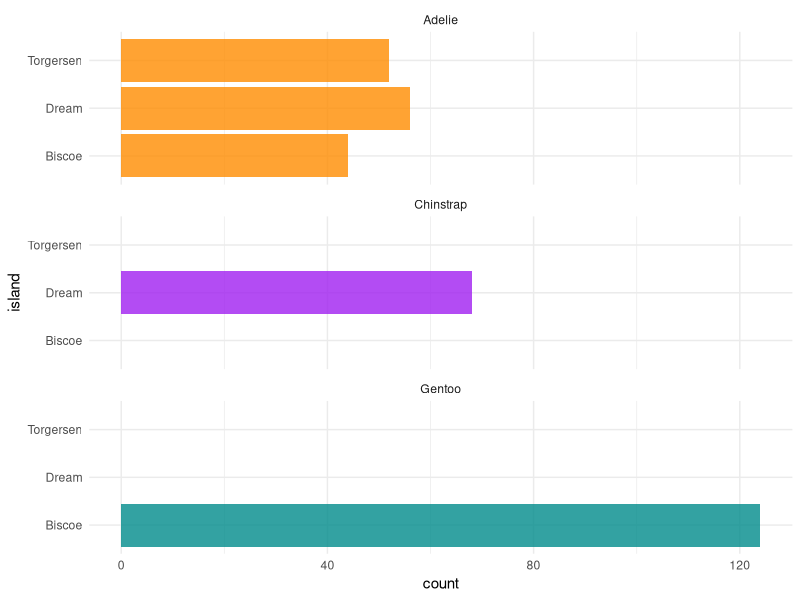
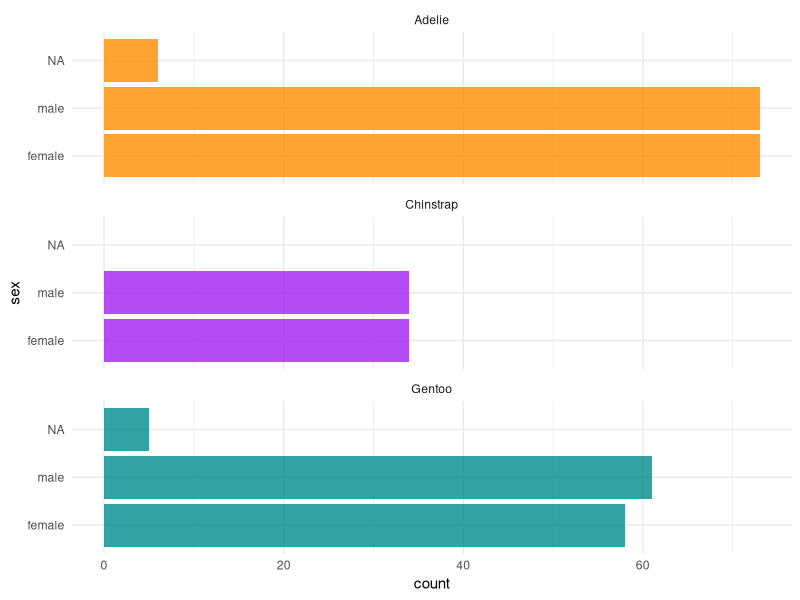
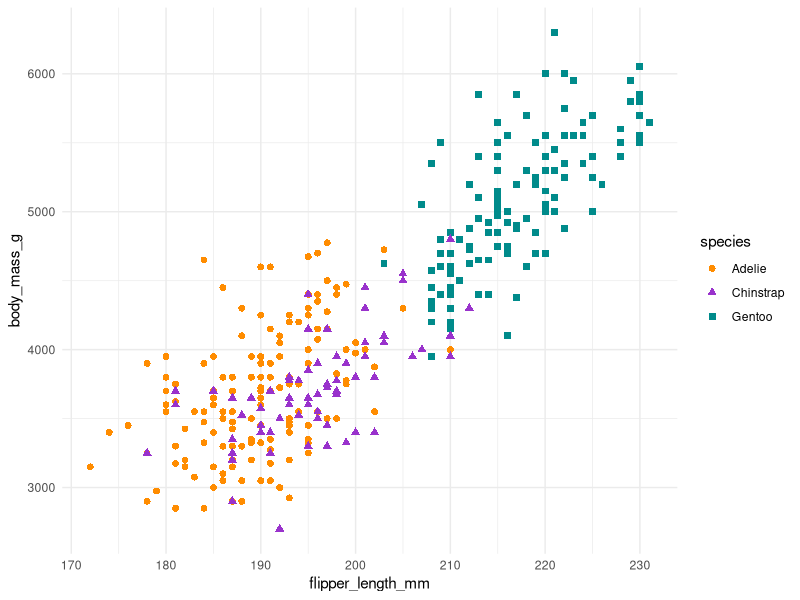
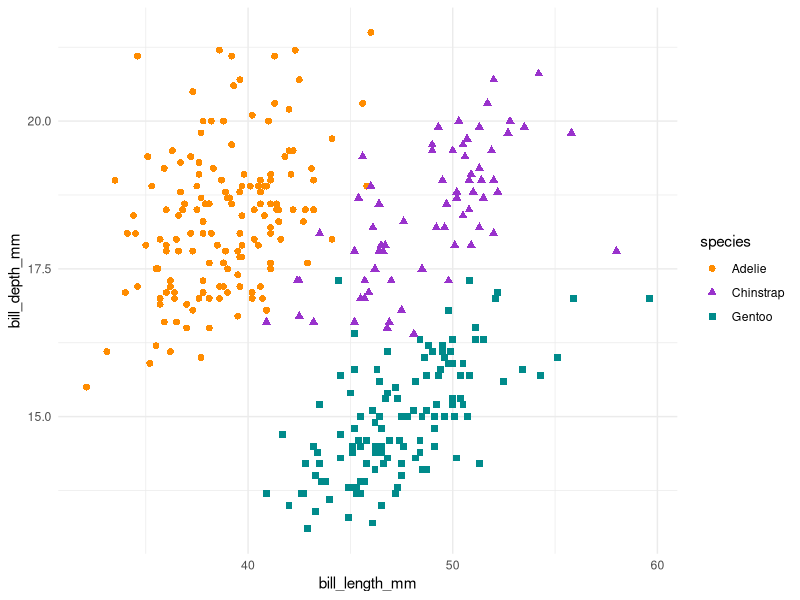
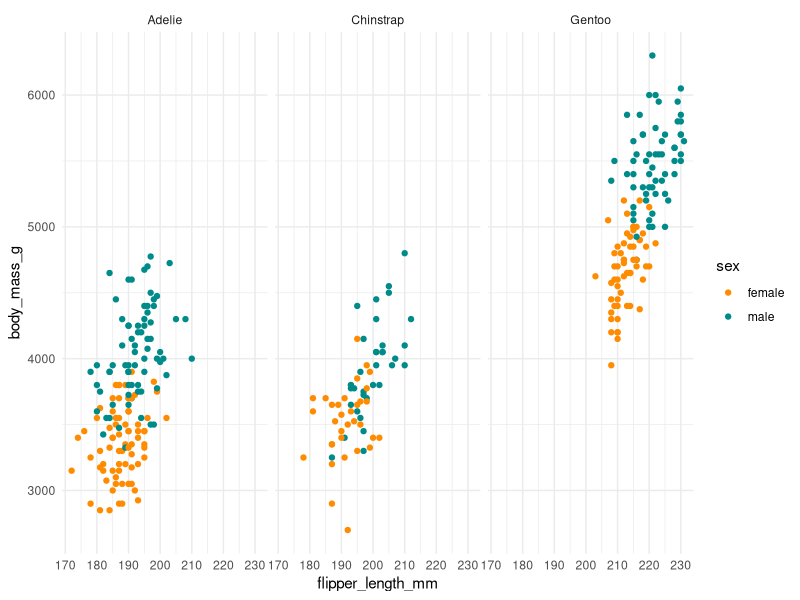
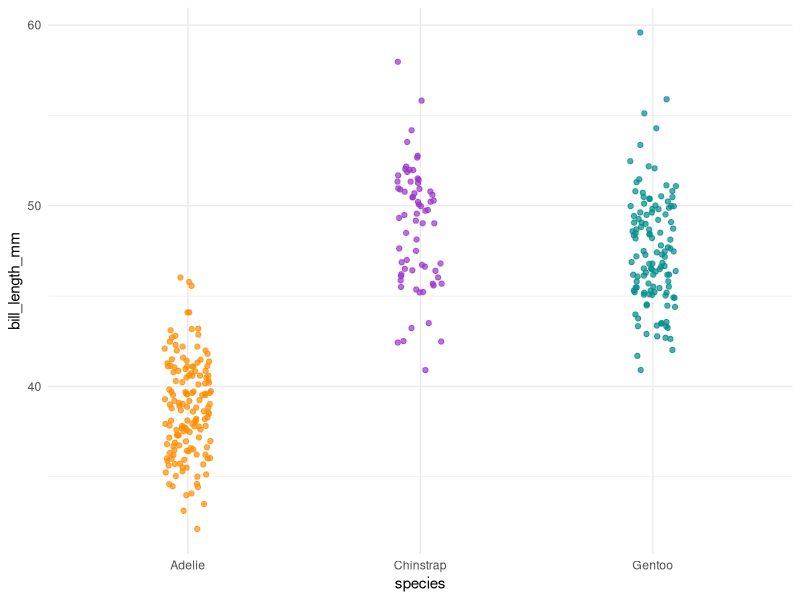
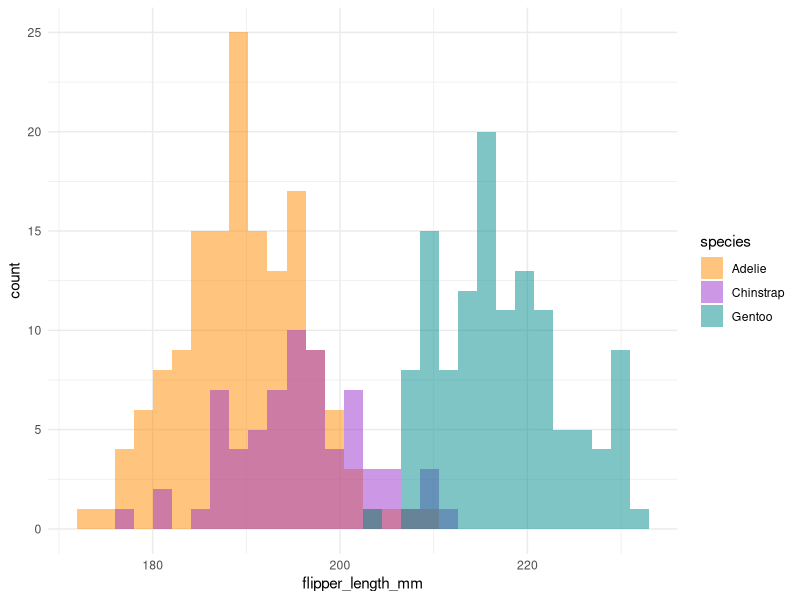

Here is the R script that generated these plots, in order:
## ---- chunk 1
knitr::opts_chunk$set(
  collapse = TRUE,
  comment = "#>",
  warning = FALSE,
  message = FALSE,
  out.width = "100%"
)
## ---- chunk 2
library(palmerpenguins)
library(dplyr)
library(ggplot2)
theme_set(theme_minimal())
## ---- chunk 3
glimpse(penguins)
## ---- chunk 4
penguins %>% 
  group_by(species) %>% 
  filter(body_mass_g == min(body_mass_g, na.rm = TRUE))
## ---- chunk 5

penguins %>% 
  mutate(bill_size_mm2 = bill_depth_mm * bill_length_mm) %>% 
  head()

## ---- chunk 6
penguins %>% 
  select(ends_with("mm"))
## ---- chunk 7
penguins %>% 
  select(contains("mm"))
## ---- chunk 8
penguins %>% 
  remove_missing() %>% 
  group_by(species) %>% 
  mutate(body_mass_median = median(body_mass_g))
## ---- chunk 9
penguins %>% 
  remove_missing() %>% 
  group_by(species) %>% 
  summarize(body_mass_median = median(body_mass_g))
## ---- chunk 10
penguins %>% 
  remove_missing() %>% 
  group_by(species, year) %>% 
  summarize(across(where(is.numeric), median))
## ---- chunk 11
threshold <- 800 ### first define a threshold to distinguish big from small
penguins %>% 
  mutate(bill_size_mm2 = bill_depth_mm * bill_length_mm,
         bill_size_binary = ifelse(bill_size_mm2 > threshold, "big", "small")) %>% 
  select(bill_size_binary, bill_size_mm2, everything()) %>% 
  head()

## ---- chunk 12
penguins %>%
  dplyr::select(where(is.factor)) %>% 
  glimpse()
## ---- chunk 13
# Count penguins for each species / island
penguins %>%
  count(species, island, .drop = FALSE)
## ---- chunk 14
ggplot(penguins, aes(x = island, fill = species)) +
  geom_bar(alpha = 0.8) +
  scale_fill_manual(values = c("darkorange","purple","cyan4"), 
                    guide = FALSE) +
  theme_minimal() +
  facet_wrap(~species, ncol = 1) +
  coord_flip()
## ---- chunk 15
# Count penguins for each species / sex
penguins %>%
  count(species, sex, .drop = FALSE)
## ---- chunk 16
ggplot(penguins, aes(x = sex, fill = species)) +
  geom_bar(alpha = 0.8) +
  scale_fill_manual(values = c("darkorange","purple","cyan4"), 
                    guide = FALSE) +
  theme_minimal() +
  facet_wrap(~species, ncol = 1) +
  coord_flip()
## ---- chunk 17
# Penguins are fun to summarize!
penguins %>% 
  count(species)
penguins %>% 
  group_by(species) %>% 
  summarize(across(where(is.numeric), mean, na.rm = TRUE))
## ---- chunk 18
penguins %>%
  dplyr::select(body_mass_g, ends_with("_mm")) %>% 
  glimpse()
## ---- chunk 19
# Scatterplot example 1: penguin flipper length versus body mass
ggplot(data = penguins, aes(x = flipper_length_mm, y = body_mass_g)) +
  geom_point(aes(color = species, 
                 shape = species),
             size = 2) +
  scale_color_manual(values = c("darkorange","darkorchid","cyan4")) 

# Scatterplot example 2: penguin bill length versus bill depth
ggplot(data = penguins, aes(x = bill_length_mm, y = bill_depth_mm)) +
  geom_point(aes(color = species, 
                 shape = species),
             size = 2)  +
  scale_color_manual(values = c("darkorange","darkorchid","cyan4"))
## ---- chunk 20
ggplot(penguins, aes(x = flipper_length_mm,
                     y = body_mass_g)) +
  geom_point(aes(color = sex)) +
  scale_color_manual(values = c("darkorange","cyan4"), 
                     na.translate = FALSE) +
  facet_wrap(~species)
## ---- chunk 21
# Jitter plot example: bill length by species
ggplot(data = penguins, aes(x = species, y = bill_length_mm)) +
  geom_jitter(aes(color = species),
              width = 0.1, 
              alpha = 0.7,
              show.legend = FALSE) +
  scale_color_manual(values = c("darkorange","darkorchid","cyan4"))

# Histogram example: flipper length by species
ggplot(data = penguins, aes(x = flipper_length_mm)) +
  geom_histogram(aes(fill = species), alpha = 0.5, position = "identity") +
  scale_fill_manual(values = c("darkorange","darkorchid","cyan4"))
